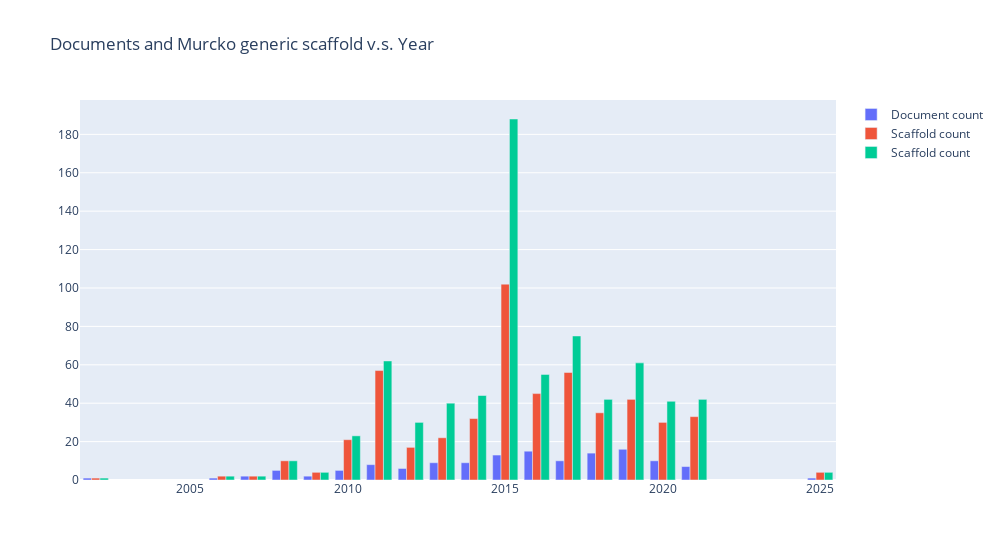

The cell this chart's notebook holds for it:
### Markdown cell above
### Count of Documents and Scaffold by Year

### Code cell
import plotly.graph_objects as go
fig = go.Figure()
fig.add_trace(go.Bar(x=dfd.index, y=dfd['unique'], name='Document count'))
fig.add_trace(go.Bar(x=dfg.index, y=dfg['unique'], name='Scaffold count'))
fig.add_trace(go.Bar(x=dfm.index, y=dfm['unique'], name='Scaffold count'))

fig.update_layout(
    title='Documents and Murcko scaffold v.s. Year',
    # showlegend=False, # Legendのon/off
    width=1000,
    # height=700
    barmode='group',
)
fig.show()

### Figure 1 — Plotly figure (JSON) as saved in the notebook; plotly's stock layout.template omitted (floating-point values rounded to 4 significant figures)
{"data": [{"name": "Document count", "type": "bar", "x": [2002, 2006, 2007, 2008, 2009, 2010, 2011, 2012, 2013, 2014, 2015, 2016, 2017, 2018, 2019, 2020, 2021, 2025], "y": [1, 1, 2, 5, 2, 5, 8, 6, 9, 9, 13, 15, 10, 14, 16, 10, 7, 1]}, {"name": "Scaffold count", "type": "bar", "x": [2002, 2006, 2007, 2008, 2009, 2010, 2011, 2012, 2013, 2014, 2015, 2016, 2017, 2018, 2019, 2020, 2021, 2025], "y": [1, 2, 2, 10, 4, 21, 57, 17, 22, 32, 102, 45, 56, 35, 42, 30, 33, 4]}, {"name": "Scaffold count", "type": "bar", "x": [2002, 2006, 2007, 2008, 2009, 2010, 2011, 2012, 2013, 2014, 2015, 2016, 2017, 2018, 2019, 2020, 2021, 2025], "y": [1, 2, 2, 10, 4, 23, 62, 30, 40, 44, 188, 55, 75, 42, 61, 41, 42, 4]}], "layout": {"barmode": "group", "title": {"text": "Documents and Murcko generic scaffold v.s. Year"}, "width": 1000}}
